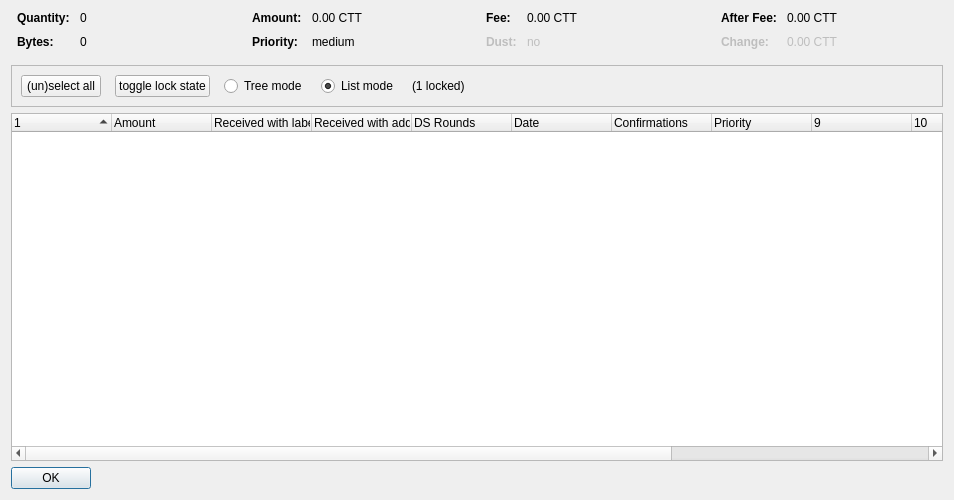
<?xml version="1.0" encoding="UTF-8"?>
<ui version="4.0">
 <class>CoinControlDialog</class>
 <widget class="QDialog" name="CoinControlDialog">
  <property name="geometry">
   <rect>
    <x>0</x>
    <y>0</y>
    <width>954</width>
    <height>500</height>
   </rect>
  </property>
  <property name="windowTitle">
   <string>Coin Selection</string>
  </property>
  <layout class="QVBoxLayout" name="verticalLayout">
   <item>
    <layout class="QHBoxLayout" name="horizontalLayoutTop" stretch="0,0,0,0">
     <property name="topMargin">
      <number>0</number>
     </property>
     <property name="bottomMargin">
      <number>10</number>
     </property>
     <item>
      <layout class="QFormLayout" name="formLayoutCoinControl1">
       <property name="horizontalSpacing">
        <number>10</number>
       </property>
       <property name="verticalSpacing">
        <number>10</number>
       </property>
       <property name="leftMargin">
        <number>6</number>
       </property>
       <property name="rightMargin">
        <number>6</number>
       </property>
       <item row="0" column="0">
        <widget class="QLabel" name="labelCoinControlQuantityText">
         <property name="font">
          <font>
           <weight>75</weight>
           <bold>true</bold>
          </font>
         </property>
         <property name="text">
          <string>Quantity:</string>
         </property>
        </widget>
       </item>
       <item row="0" column="1">
        <widget class="QLabel" name="labelCoinControlQuantity">
         <property name="cursor">
          <cursorShape>IBeamCursor</cursorShape>
         </property>
         <property name="contextMenuPolicy">
          <enum>Qt::ActionsContextMenu</enum>
         </property>
         <property name="text">
          <string notr="true">0</string>
         </property>
         <property name="textInteractionFlags">
          <set>Qt::LinksAccessibleByMouse|Qt::TextSelectableByKeyboard|Qt::TextSelectableByMouse</set>
         </property>
        </widget>
       </item>
       <item row="1" column="0">
        <widget class="QLabel" name="labelCoinControlBytesText">
         <property name="font">
          <font>
           <weight>75</weight>
           <bold>true</bold>
          </font>
         </property>
         <property name="text">
          <string>Bytes:</string>
         </property>
        </widget>
       </item>
       <item row="1" column="1">
        <widget class="QLabel" name="labelCoinControlBytes">
         <property name="cursor">
          <cursorShape>IBeamCursor</cursorShape>
         </property>
         <property name="contextMenuPolicy">
          <enum>Qt::ActionsContextMenu</enum>
         </property>
         <property name="text">
          <string notr="true">0</string>
         </property>
         <property name="textInteractionFlags">
          <set>Qt::LinksAccessibleByMouse|Qt::TextSelectableByKeyboard|Qt::TextSelectableByMouse</set>
         </property>
        </widget>
       </item>
      </layout>
     </item>
     <item>
      <layout class="QFormLayout" name="formLayoutCoinControl2">
       <property name="horizontalSpacing">
        <number>10</number>
       </property>
       <property name="verticalSpacing">
        <number>10</number>
       </property>
       <property name="leftMargin">
        <number>6</number>
       </property>
       <property name="rightMargin">
        <number>6</number>
       </property>
       <item row="0" column="0">
        <widget class="QLabel" name="labelCoinControlAmountText">
         <property name="font">
          <font>
           <weight>75</weight>
           <bold>true</bold>
          </font>
         </property>
         <property name="text">
          <string>Amount:</string>
         </property>
        </widget>
       </item>
       <item row="0" column="1">
        <widget class="QLabel" name="labelCoinControlAmount">
         <property name="cursor">
          <cursorShape>IBeamCursor</cursorShape>
         </property>
         <property name="contextMenuPolicy">
          <enum>Qt::ActionsContextMenu</enum>
         </property>
         <property name="text">
          <string notr="true">0.00 CTT</string>
         </property>
         <property name="textInteractionFlags">
          <set>Qt::LinksAccessibleByMouse|Qt::TextSelectableByKeyboard|Qt::TextSelectableByMouse</set>
         </property>
        </widget>
       </item>
       <item row="1" column="0">
        <widget class="QLabel" name="labelCoinControlPriorityText">
         <property name="font">
          <font>
           <weight>75</weight>
           <bold>true</bold>
          </font>
         </property>
         <property name="text">
          <string>Priority:</string>
         </property>
        </widget>
       </item>
       <item row="1" column="1">
        <widget class="QLabel" name="labelCoinControlPriority">
         <property name="cursor">
          <cursorShape>IBeamCursor</cursorShape>
         </property>
         <property name="contextMenuPolicy">
          <enum>Qt::ActionsContextMenu</enum>
         </property>
         <property name="text">
          <string>medium</string>
         </property>
         <property name="textInteractionFlags">
          <set>Qt::LinksAccessibleByMouse|Qt::TextSelectableByKeyboard|Qt::TextSelectableByMouse</set>
         </property>
        </widget>
       </item>
      </layout>
     </item>
     <item>
      <layout class="QFormLayout" name="formLayoutCoinControl3">
       <property name="horizontalSpacing">
        <number>10</number>
       </property>
       <property name="verticalSpacing">
        <number>10</number>
       </property>
       <property name="leftMargin">
        <number>6</number>
       </property>
       <property name="rightMargin">
        <number>6</number>
       </property>
       <item row="0" column="0">
        <widget class="QLabel" name="labelCoinControlFeeText">
         <property name="font">
          <font>
           <weight>75</weight>
           <bold>true</bold>
          </font>
         </property>
         <property name="text">
          <string>Fee:</string>
         </property>
        </widget>
       </item>
       <item row="0" column="1">
        <widget class="QLabel" name="labelCoinControlFee">
         <property name="cursor">
          <cursorShape>IBeamCursor</cursorShape>
         </property>
         <property name="contextMenuPolicy">
          <enum>Qt::ActionsContextMenu</enum>
         </property>
         <property name="text">
          <string notr="true">0.00 CTT</string>
         </property>
         <property name="textInteractionFlags">
          <set>Qt::LinksAccessibleByMouse|Qt::TextSelectableByKeyboard|Qt::TextSelectableByMouse</set>
         </property>
        </widget>
       </item>
       <item row="1" column="0">
        <widget class="QLabel" name="labelCoinControlLowOutputText">
         <property name="enabled">
          <bool>false</bool>
         </property>
         <property name="font">
          <font>
           <weight>75</weight>
           <bold>true</bold>
          </font>
         </property>
         <property name="text">
          <string>Dust:</string>
         </property>
        </widget>
       </item>
       <item row="1" column="1">
        <widget class="QLabel" name="labelCoinControlLowOutput">
         <property name="enabled">
          <bool>false</bool>
         </property>
         <property name="cursor">
          <cursorShape>IBeamCursor</cursorShape>
         </property>
         <property name="contextMenuPolicy">
          <enum>Qt::ActionsContextMenu</enum>
         </property>
         <property name="text">
          <string>no</string>
         </property>
         <property name="textInteractionFlags">
          <set>Qt::LinksAccessibleByMouse|Qt::TextSelectableByKeyboard|Qt::TextSelectableByMouse</set>
         </property>
        </widget>
       </item>
      </layout>
     </item>
     <item>
      <layout class="QFormLayout" name="formLayoutCoinControl4">
       <property name="horizontalSpacing">
        <number>10</number>
       </property>
       <property name="verticalSpacing">
        <number>10</number>
       </property>
       <property name="leftMargin">
        <number>6</number>
       </property>
       <property name="rightMargin">
        <number>6</number>
       </property>
       <item row="0" column="0">
        <widget class="QLabel" name="labelCoinControlAfterFeeText">
         <property name="font">
          <font>
           <weight>75</weight>
           <bold>true</bold>
          </font>
         </property>
         <property name="text">
          <string>After Fee:</string>
         </property>
        </widget>
       </item>
       <item row="0" column="1">
        <widget class="QLabel" name="labelCoinControlAfterFee">
         <property name="cursor">
          <cursorShape>IBeamCursor</cursorShape>
         </property>
         <property name="contextMenuPolicy">
          <enum>Qt::ActionsContextMenu</enum>
         </property>
         <property name="text">
          <string notr="true">0.00 CTT</string>
         </property>
         <property name="textInteractionFlags">
          <set>Qt::LinksAccessibleByMouse|Qt::TextSelectableByKeyboard|Qt::TextSelectableByMouse</set>
         </property>
        </widget>
       </item>
       <item row="1" column="0">
        <widget class="QLabel" name="labelCoinControlChangeText">
         <property name="enabled">
          <bool>false</bool>
         </property>
         <property name="font">
          <font>
           <weight>75</weight>
           <bold>true</bold>
          </font>
         </property>
         <property name="text">
          <string>Change:</string>
         </property>
        </widget>
       </item>
       <item row="1" column="1">
        <widget class="QLabel" name="labelCoinControlChange">
         <property name="enabled">
          <bool>false</bool>
         </property>
         <property name="cursor">
          <cursorShape>IBeamCursor</cursorShape>
         </property>
         <property name="contextMenuPolicy">
          <enum>Qt::ActionsContextMenu</enum>
         </property>
         <property name="text">
          <string notr="true">0.00 CTT</string>
         </property>
         <property name="textInteractionFlags">
          <set>Qt::LinksAccessibleByMouse|Qt::TextSelectableByKeyboard|Qt::TextSelectableByMouse</set>
         </property>
        </widget>
       </item>
      </layout>
     </item>
    </layout>
   </item>
   <item>
    <widget class="QFrame" name="frame">
     <property name="minimumSize">
      <size>
       <width>0</width>
       <height>40</height>
      </size>
     </property>
     <property name="frameShape">
      <enum>QFrame::StyledPanel</enum>
     </property>
     <property name="frameShadow">
      <enum>QFrame::Sunken</enum>
     </property>
     <layout class="QHBoxLayout" name="horizontalLayout">
      <item>
       <layout class="QHBoxLayout" name="horizontalLayoutPanel" stretch="0,0,0,0,0,0">
        <property name="spacing">
         <number>14</number>
        </property>
        <item>
         <widget class="QPushButton" name="pushButtonSelectAll">
          <property name="sizePolicy">
           <sizepolicy hsizetype="Maximum" vsizetype="Fixed">
            <horstretch>0</horstretch>
            <verstretch>0</verstretch>
           </sizepolicy>
          </property>
          <property name="text">
           <string>(un)select all</string>
          </property>
          <property name="autoDefault">
           <bool>false</bool>
          </property>
         </widget>
        </item>
        <item>
         <widget class="QPushButton" name="pushButtonToggleLock">
          <property name="sizePolicy">
           <sizepolicy hsizetype="Maximum" vsizetype="Fixed">
            <horstretch>0</horstretch>
            <verstretch>0</verstretch>
           </sizepolicy>
          </property>
          <property name="text">
           <string>toggle lock state</string>
          </property>
          <property name="autoDefault">
           <bool>false</bool>
          </property>
         </widget>
        </item>
        <item>
         <widget class="QRadioButton" name="radioTreeMode">
          <property name="sizePolicy">
           <sizepolicy hsizetype="Maximum" vsizetype="Fixed">
            <horstretch>0</horstretch>
            <verstretch>0</verstretch>
           </sizepolicy>
          </property>
          <property name="text">
           <string>Tree mode</string>
          </property>
         </widget>
        </item>
        <item>
         <widget class="QRadioButton" name="radioListMode">
          <property name="sizePolicy">
           <sizepolicy hsizetype="Maximum" vsizetype="Fixed">
            <horstretch>0</horstretch>
            <verstretch>0</verstretch>
           </sizepolicy>
          </property>
          <property name="text">
           <string>List mode</string>
          </property>
          <property name="checked">
           <bool>true</bool>
          </property>
         </widget>
        </item>
        <item>
         <widget class="QLabel" name="labelLocked">
          <property name="text">
           <string>(1 locked)</string>
          </property>
         </widget>
        </item>
        <item>
         <spacer name="horizontalSpacer">
          <property name="orientation">
           <enum>Qt::Horizontal</enum>
          </property>
          <property name="sizeHint" stdset="0">
           <size>
            <width>40</width>
            <height>20</height>
           </size>
          </property>
         </spacer>
        </item>
       </layout>
      </item>
     </layout>
    </widget>
   </item>
   <item>
    <widget class="CoinControlTreeWidget" name="treeWidget">
     <property name="contextMenuPolicy">
      <enum>Qt::CustomContextMenu</enum>
     </property>
     <property name="sortingEnabled">
      <bool>false</bool>
     </property>
     <property name="columnCount">
      <number>13</number>
     </property>
     <attribute name="headerShowSortIndicator" stdset="0">
      <bool>true</bool>
     </attribute>
     <attribute name="headerStretchLastSection">
      <bool>false</bool>
     </attribute>
     <column>
      <property name="text">
       <string/>
      </property>
     </column>
     <column>
      <property name="text">
       <string>Amount</string>
      </property>
     </column>
     <column>
      <property name="text">
       <string>Received with label</string>
      </property>
     </column>
     <column>
      <property name="text">
       <string>Received with address</string>
      </property>
     </column>
     <column>
      <property name="text">
       <string>DS Rounds</string>
      </property>
     </column>
     <column>
      <property name="text">
       <string>Date</string>
      </property>
     </column>
     <column>
      <property name="text">
       <string>Confirmations</string>
      </property>
      <property name="toolTip">
       <string>Confirmed</string>
      </property>
     </column>
     <column>
      <property name="text">
       <string>Priority</string>
      </property>
     </column>
     <column>
      <property name="text">
       <string/>
      </property>
     </column>
     <column>
      <property name="text">
       <string/>
      </property>
     </column>
     <column>
      <property name="text">
       <string/>
      </property>
     </column>
     <column>
      <property name="text">
       <string/>
      </property>
     </column>
     <column>
      <property name="text">
       <string/>
      </property>
     </column>
    </widget>
   </item>
   <item>
    <widget class="QDialogButtonBox" name="buttonBox">
     <property name="sizePolicy">
      <sizepolicy hsizetype="Maximum" vsizetype="Fixed">
       <horstretch>0</horstretch>
       <verstretch>0</verstretch>
      </sizepolicy>
     </property>
     <property name="orientation">
      <enum>Qt::Horizontal</enum>
     </property>
     <property name="standardButtons">
      <set>QDialogButtonBox::Ok</set>
     </property>
    </widget>
   </item>
  </layout>
 </widget>
 <customwidgets>
  <customwidget>
   <class>CoinControlTreeWidget</class>
   <extends>QTreeWidget</extends>
   <header>coincontroltreewidget.h</header>
  </customwidget>
 </customwidgets>
 <resources/>
 <connections/>
</ui>
